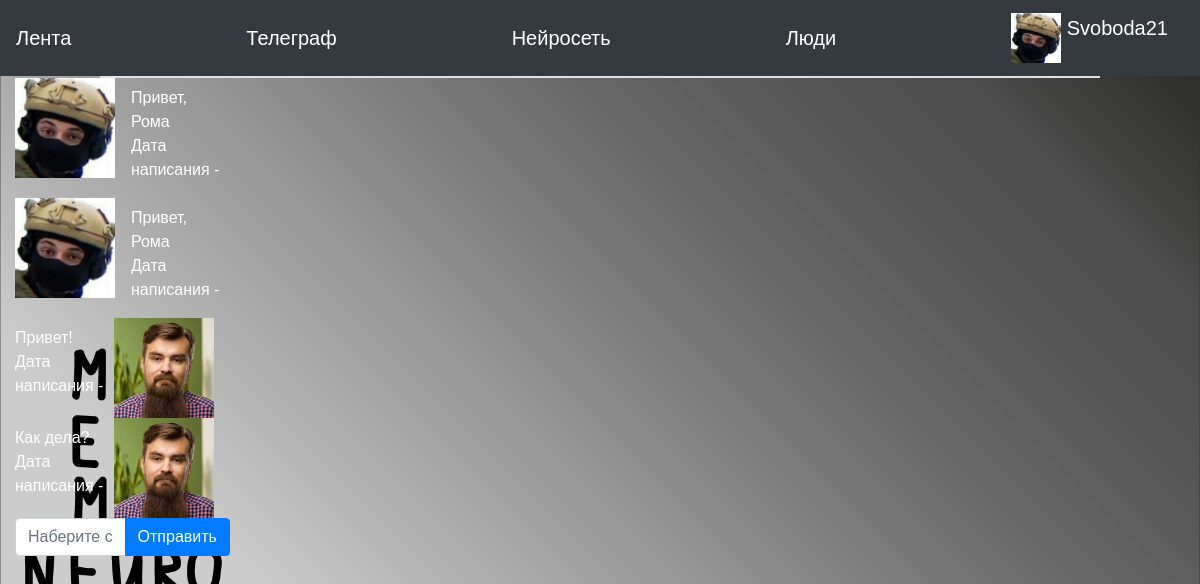
Page /messages/1 (signed in) on the committed database.
### data/users.py (models this page shows, shortened)
class User(SqlAlchemyBase, UserMixin, SerializerMixin):
    __tablename__ = 'users'
    id = sqlalchemy.Column(sqlalchemy.Integer,
                           primary_key=True, autoincrement=True)
    name = sqlalchemy.Column(sqlalchemy.String, nullable=True)
    status = sqlalchemy.Column(sqlalchemy.String, nullable=True)
    email = sqlalchemy.Column(sqlalchemy.String,
                              index=True, unique=True, nullable=True)
    hashed_password = sqlalchemy.Column(sqlalchemy.String, nullable=True)
    created_date = sqlalchemy.Column(sqlalchemy.DateTime,
                                     default=datetime.datetime.now)
    friends = sqlalchemy.Column(sqlalchemy.String, nullable=True)
    avatar = sqlalchemy.Column(sqlalchemy.String,
                               default='/static/img/backgrounds/default.png')
    liked_news = sqlalchemy.Column(sqlalchemy.VARCHAR, nullable=True)
    liked_photos = sqlalchemy.Column(sqlalchemy.VARCHAR, nullable=True)
    background = sqlalchemy.Column(sqlalchemy.String, default='/static/img/backgrounds/default.png')
    theme = sqlalchemy.Column(sqlalchemy.Boolean, default=1)
    albums = sqlalchemy.Column(sqlalchemy.VARCHAR)

### data/messages.py (models this page shows)
class Message(SqlAlchemyBase, SerializerMixin):
    __tablename__ = 'messages'
    id = sqlalchemy.Column(sqlalchemy.Integer, primary_key=True,
                           autoincrement=True)
    text = sqlalchemy.Column(sqlalchemy.String)
    datatime = sqlalchemy.Column(sqlalchemy.DateTime, default=datetime.datetime.now)
    user_to = sqlalchemy.Column(sqlalchemy.Integer,
                                sqlalchemy.ForeignKey("users.id"))
    user_from_id = sqlalchemy.Column(sqlalchemy.Integer, sqlalchemy.ForeignKey("users.id"))

### main.py (the view, shortened to what this page needs)
@app.route('/messages/<user_id>', methods=['GET', 'POST'])
@login_required
def messenger(user_id):
    session = db_session.create_session()
    user = session.query(User).filter(User.id == user_id).first()
    if request.method == "GET":
        messages = session.query(Message).filter(or_(Message.user_from_id == current_user.id,
                                                     Message.user_to == current_user.id))
        return render_template('messenger.html', base=get_base(), messages=messages, user=user)

### main.py
class BaseForm(FlaskForm):
    background = ""
    text_color = 'white'
    back = '#0a0a0a'
    back_color = 'black'
    font_white = "white"
    js_for_files = ""

### data/db_session.py (called while the page is built)
def create_session() -> Session:
    global __factory
    return __factory()

### main.py (called while the page is built)
def get_base():
    base = BaseForm()
    if current_user.is_authenticated:
        base.background = current_user.background
        base.text_color = 'white' if not current_user.theme else 'black'
        base.back = '#0a0a0a' if not current_user.theme else '#f5f5f5'
        base.back_color = 'black' if not current_user.theme else 'white'
    else:
        base.background = ""
        base.text_color = 'black'
        base.back = '#0a0a0a'
        base.back_color = 'white'
    base.js_for_files = url_for("static", filename="js/bs-custom-file-input.js")
    return base

@login_manager.user_loader
def load_user(user_id):
    session = db_session.create_session()
    return session.query(User).get(user_id)

### templates/messenger.html (shortened to what this page needs)
{% extends "base.html" %}
{% block content %}
<div class="col-10 border">
</div>
<form action="" method="post" enctype="multipart/form-data">
    <div class="col-8 overflow-auto">
        {% for elem in messages %}
        {% if elem.user_from_id == current_user.id %}
        <div class="media">
            <a href="/profile/{{current_user.id}}"><img src="{{current_user.avatar}}"
                                                        class="align-self-center mr-3" alt="PEP8"
                                                        width="100"
                                                        height="100"
                                                        title="{{current_user.name}}"></a>
            <div class="media-body md-0">
                <p class="text-break">
                    {{elem.text }} <br>
                    Дата написания - {{elem.date_time}}
                </p>
            </div>
        </div>
        {% else %}
        <div class="media">
            <div class="media-body md-0">
                <p class="text-break">
                    {{elem.text }} <br>
                    Дата написания - {{elem.date_time}}
                </p>
            </div>
            <a href="/profile/{{user.id}}"><img src="{{user.avatar}}"
                                                class="align-self-center mr-3" alt="PEP8"
                                                width="100"
                                                height="100"
                                                title="{{user.name}}"></a>
        </div>
        {% endif %}
        {% endfor %}
    </div>
    <div class="input-group mb-3 col-8">
        <input type="text" class="form-control" placeholder="Наберите сообщение"
               aria-label="Наберите сообщение" aria-describedby="button-addon2" name="text">
        <div class="input-group-append">
            <input class="btn btn-primary" type="submit" value="Отправить">
        </div>
    </div>
</form>
{% endblock %}

### templates/base.html (shortened to what this page needs)
<!doctype html>
<html lang="en">
<head>
    <link rel="stylesheet"
          href="https://stackpath.bootstrapcdn.com/bootstrap/4.4.1/css/bootstrap.min.css"
>
</head>
<body>
<header>
    <nav class="navbar navbar-dark bg-dark">
        <a class="navbar-brand" href="/">Лента</a>
        {% if current_user.is_authenticated %}
        <a class="navbar-brand" href="/messages">Телеграф</a>
        <a class="navbar-brand" href="/construct/meme">Нейросеть</a>
        <a class="navbar-brand" href="/people">Люди</a>
        <a class="navbar-brand" href="/profile/{{current_user.id}}">
            <img src={{current_user.avatar}}
                 width="50" height="50"
                 alt="PEP8" class="d-inline-block align-top"> {{current_user.name}}
        </a>
        {% else %}
        <p>
            <a class="btn btn-primary " href="/register">Зарегистрироваться</a>
            <a class="btn btn-success" href="/login">Войти</a>
        </p>
        {% endif %}
    </nav>
</header>
<main role="main" class="container-fluid">
<div class="row">
    <div class="col-1"></div>
    {% block content %}{% endblock %}
</div>
</main>
</body>
</html>

### rows in the picture
User: avatar (picture), name "Svoboda21"
Message: avatar (picture), text "Привет, Рома"
Message: avatar (picture), text "Привет, Рома"
Message: text "Привет!", avatar (picture)
Message: text "Как дела?", avatar (picture)
